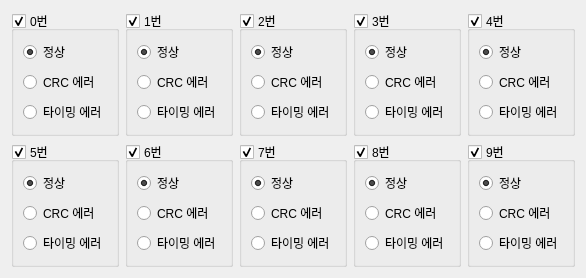
         <widget class="QWidget" name="solar_tab">
          <attribute name="title">
           <string>일사량</string>
          </attribute>
          <layout class="QGridLayout" name="gridLayout_7">
           <item row="0" column="0">
            <widget class="QGroupBox" name="co2_0_group_3">
             <property name="title">
              <string>0번</string>
             </property>
             <property name="checkable">
              <bool>true</bool>
             </property>
             <layout class="QVBoxLayout" name="verticalLayout_161">
              <item>
               <widget class="QRadioButton" name="co2_0_normal_radio_3">
                <property name="text">
                 <string>정상</string>
                </property>
                <property name="checked">
                 <bool>true</bool>
                </property>
               </widget>
              </item>
              <item>
               <widget class="QRadioButton" name="co2_0_crc_radio_3">
                <property name="text">
                 <string>CRC 에러</string>
                </property>
               </widget>
              </item>
              <item>
               <widget class="QRadioButton" name="co2_0_timing_radio_3">
                <property name="text">
                 <string>타이밍 에러</string>
                </property>
               </widget>
              </item>
             </layout>
            </widget>
           </item>
           <item row="0" column="1">
            <widget class="QGroupBox" name="co2_1_group_3">
             <property name="title">
              <string>1번</string>
             </property>
             <property name="checkable">
              <bool>true</bool>
             </property>
             <layout class="QVBoxLayout" name="verticalLayout_169">
              <item>
               <widget class="QRadioButton" name="co2_1_normal_radio_3">
                <property name="text">
                 <string>정상</string>
                </property>
                <property name="checked">
                 <bool>true</bool>
                </property>
               </widget>
              </item>
              <item>
               <widget class="QRadioButton" name="co2_1_crc_radio_3">
                <property name="text">
                 <string>CRC 에러</string>
                </property>
               </widget>
              </item>
              <item>
               <widget class="QRadioButton" name="co2_1_timing_radio_3">
                <property name="text">
                 <string>타이밍 에러</string>
                </property>
               </widget>
              </item>
             </layout>
            </widget>
           </item>
           <item row="0" column="2">
            <widget class="QGroupBox" name="co2_2_group_3">
             <property name="title">
              <string>2번</string>
             </property>
             <property name="checkable">
              <bool>true</bool>
             </property>
             <layout class="QVBoxLayout" name="verticalLayout_162">
              <item>
               <widget class="QRadioButton" name="co2_2_normal_radio_3">
                <property name="text">
                 <string>정상</string>
                </property>
                <property name="checked">
                 <bool>true</bool>
                </property>
               </widget>
              </item>
              <item>
               <widget class="QRadioButton" name="co2_2_crc_radio_3">
                <property name="text">
                 <string>CRC 에러</string>
                </property>
               </widget>
              </item>
              <item>
               <widget class="QRadioButton" name="co2_2_timing_radio_3">
                <property name="text">
                 <string>타이밍 에러</string>
                </property>
               </widget>
              </item>
             </layout>
            </widget>
           </item>
           <item row="0" column="3">
            <widget class="QGroupBox" name="co2_3_group_3">
             <property name="title">
              <string>3번</string>
             </property>
             <property name="checkable">
              <bool>true</bool>
             </property>
             <layout class="QVBoxLayout" name="verticalLayout_170">
              <item>
               <widget class="QRadioButton" name="co2_3_normal_radio_3">
                <property name="text">
                 <string>정상</string>
                </property>
                <property name="checked">
                 <bool>true</bool>
                </property>
               </widget>
              </item>
              <item>
               <widget class="QRadioButton" name="co2_3_crc_radio_3">
                <property name="text">
                 <string>CRC 에러</string>
                </property>
               </widget>
              </item>
              <item>
               <widget class="QRadioButton" name="co2_3_timing_radio_3">
                <property name="text">
                 <string>타이밍 에러</string>
                </property>
               </widget>
              </item>
             </layout>
            </widget>
           </item>
           <item row="0" column="4">
            <widget class="QGroupBox" name="co2_4_group_3">
             <property name="title">
              <string>4번</string>
             </property>
             <property name="checkable">
              <bool>true</bool>
             </property>
             <layout class="QVBoxLayout" name="verticalLayout_165">
              <item>
               <widget class="QRadioButton" name="co2_4_normal_radio_3">
                <property name="text">
                 <string>정상</string>
                </property>
                <property name="checked">
                 <bool>true</bool>
                </property>
               </widget>
              </item>
              <item>
               <widget class="QRadioButton" name="co2_4_crc_radio_3">
                <property name="text">
                 <string>CRC 에러</string>
                </property>
               </widget>
              </item>
              <item>
               <widget class="QRadioButton" name="co2_4_timing_radio_3">
                <property name="text">
                 <string>타이밍 에러</string>
                </property>
               </widget>
              </item>
             </layout>
            </widget>
           </item>
           <item row="1" column="0">
            <widget class="QGroupBox" name="co2_5_group_3">
             <property name="title">
              <string>5번</string>
             </property>
             <property name="checkable">
              <bool>true</bool>
             </property>
             <layout class="QVBoxLayout" name="verticalLayout_163">
              <item>
               <widget class="QRadioButton" name="co2_5_normal_radio_3">
                <property name="text">
                 <string>정상</string>
                </property>
                <property name="checked">
                 <bool>true</bool>
                </property>
               </widget>
              </item>
              <item>
               <widget class="QRadioButton" name="co2_5_crc_radio_3">
                <property name="text">
                 <string>CRC 에러</string>
                </property>
               </widget>
              </item>
              <item>
               <widget class="QRadioButton" name="co2_5_timing_radio_3">
                <property name="text">
                 <string>타이밍 에러</string>
                </property>
               </widget>
              </item>
             </layout>
            </widget>
           </item>
           <item row="1" column="1">
            <widget class="QGroupBox" name="co2_6_group_3">
             <property name="title">
              <string>6번</string>
             </property>
             <property name="checkable">
              <bool>true</bool>
             </property>
             <layout class="QVBoxLayout" name="verticalLayout_168">
              <item>
               <widget class="QRadioButton" name="co2_6_normal_radio_3">
                <property name="text">
                 <string>정상</string>
                </property>
                <property name="checked">
                 <bool>true</bool>
                </property>
               </widget>
              </item>
              <item>
               <widget class="QRadioButton" name="co2_6_crc_radio_3">
                <property name="text">
                 <string>CRC 에러</string>
                </property>
               </widget>
              </item>
              <item>
               <widget class="QRadioButton" name="co2_6_timing_radio_3">
                <property name="text">
                 <string>타이밍 에러</string>
                </property>
               </widget>
              </item>
             </layout>
            </widget>
           </item>
           <item row="1" column="2">
            <widget class="QGroupBox" name="co2_7_group_3">
             <property name="title">
              <string>7번</string>
             </property>
             <property name="checkable">
              <bool>true</bool>
             </property>
             <layout class="QVBoxLayout" name="verticalLayout_167">
              <item>
               <widget class="QRadioButton" name="co2_7_normal_radio_3">
                <property name="text">
                 <string>정상</string>
                </property>
                <property name="checked">
                 <bool>true</bool>
                </property>
               </widget>
              </item>
              <item>
               <widget class="QRadioButton" name="co2_7_crc_radio_3">
                <property name="text">
                 <string>CRC 에러</string>
                </property>
               </widget>
              </item>
              <item>
               <widget class="QRadioButton" name="co2_7_timing_radio_3">
                <property name="text">
                 <string>타이밍 에러</string>
                </property>
               </widget>
              </item>
             </layout>
            </widget>
           </item>
           <item row="1" column="3">
            <widget class="QGroupBox" name="co2_8_group_3">
             <property name="title">
              <string>8번</string>
             </property>
             <property name="checkable">
              <bool>true</bool>
             </property>
             <layout class="QVBoxLayout" name="verticalLayout_164">
              <item>
               <widget class="QRadioButton" name="co2_8_normal_radio_3">
                <property name="text">
                 <string>정상</string>
                </property>
                <property name="checked">
                 <bool>true</bool>
                </property>
               </widget>
              </item>
              <item>
               <widget class="QRadioButton" name="co2_8_crc_radio_3">
                <property name="text">
                 <string>CRC 에러</string>
                </property>
               </widget>
              </item>
              <item>
               <widget class="QRadioButton" name="co2_8_timing_radio_3">
                <property name="text">
                 <string>타이밍 에러</string>
                </property>
               </widget>
              </item>
             </layout>
            </widget>
           </item>
           <item row="1" column="4">
            <widget class="QGroupBox" name="co2_9_group_3">
             <property name="title">
              <string>9번</string>
             </property>
             <property name="checkable">
              <bool>true</bool>
             </property>
             <layout class="QVBoxLayout" name="verticalLayout_166">
              <item>
               <widget class="QRadioButton" name="co2_9_normal_radio_3">
                <property name="text">
                 <string>정상</string>
                </property>
                <property name="checked">
                 <bool>true</bool>
                </property>
               </widget>
              </item>
              <item>
               <widget class="QRadioButton" name="co2_9_crc_radio_3">
                <property name="text">
                 <string>CRC 에러</string>
                </property>
               </widget>
              </item>
              <item>
               <widget class="QRadioButton" name="co2_9_timing_radio_3">
                <property name="text">
                 <string>타이밍 에러</string>
                </property>
               </widget>
              </item>
             </layout>
            </widget>
           </item>
          </layout>
         </widget>
